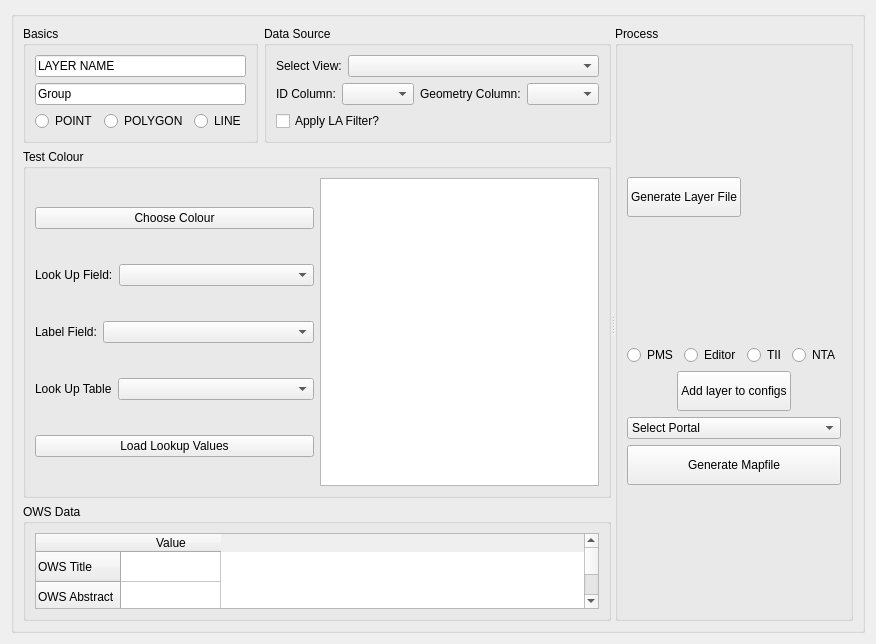
      <widget class="QWidget" name="tab3">
       <attribute name="title">
        <string>Mapfile</string>
       </attribute>
       <layout class="QVBoxLayout" name="verticalLayout_tab3">
        <item>
         <widget class="QGroupBox" name="groupBox_19">
          <property name="title">
           <string/>
          </property>
          <layout class="QHBoxLayout" name="horizontalLayout_51">
           <item>
            <widget class="QSplitter" name="splitter_2">
             <property name="orientation">
              <enum>Qt::Horizontal</enum>
             </property>
             <widget class="QWidget" name="layoutWidget">
              <layout class="QVBoxLayout" name="verticalLayout_21" stretch="1,3,1">
               <item>
                <layout class="QHBoxLayout" name="horizontalLayout_43">
                 <item>
                  <widget class="QGroupBox" name="groupBox_20">
                   <property name="title">
                    <string>Basics</string>
                   </property>
                   <layout class="QVBoxLayout" name="verticalLayout_18">
                    <item>
                     <widget class="QLineEdit" name="LE_LAYERNAME">
                      <property name="text">
                       <string>LAYER NAME</string>
                      </property>
                     </widget>
                    </item>
                    <item>
                     <widget class="QLineEdit" name="LE_GROUP">
                      <property name="text">
                       <string>Group</string>
                      </property>
                     </widget>
                    </item>
                    <item>
                     <layout class="QHBoxLayout" name="horizontalLayout_42">
                      <item>
                       <widget class="QRadioButton" name="RB_POINT">
                        <property name="text">
                         <string>POINT</string>
                        </property>
                       </widget>
                      </item>
                      <item>
                       <widget class="QRadioButton" name="RB_POLYGON">
                        <property name="text">
                         <string>POLYGON</string>
                        </property>
                       </widget>
                      </item>
                      <item>
                       <widget class="QRadioButton" name="RB_LINE">
                        <property name="text">
                         <string>LINE</string>
                        </property>
                       </widget>
                      </item>
                     </layout>
                    </item>
                   </layout>
                  </widget>
                 </item>
                 <item>
                  <widget class="QGroupBox" name="groupBox_21">
                   <property name="title">
                    <string>Data Source</string>
                   </property>
                   <layout class="QHBoxLayout" name="horizontalLayout_41">
                    <item>
                     <layout class="QVBoxLayout" name="verticalLayout_17">
                      <item>
                       <layout class="QHBoxLayout" name="horizontalLayout_37" stretch="0,1">
                        <item>
                         <widget class="QLabel" name="label_27">
                          <property name="text">
                           <string>Select View:</string>
                          </property>
                         </widget>
                        </item>
                        <item>
                         <widget class="QComboBox" name="CB_SCHEMATABLE"/>
                        </item>
                       </layout>
                      </item>
                      <item>
                       <layout class="QHBoxLayout" name="horizontalLayout_40">
                        <item>
                         <layout class="QHBoxLayout" name="horizontalLayout_38" stretch="0,1">
                          <item>
                           <widget class="QLabel" name="label_28">
                            <property name="text">
                             <string>ID Column:</string>
                            </property>
                           </widget>
                          </item>
                          <item>
                           <widget class="QComboBox" name="CB_UNIQUEID"/>
                          </item>
                         </layout>
                        </item>
                        <item>
                         <layout class="QHBoxLayout" name="horizontalLayout_39" stretch="0,1">
                          <item>
                           <widget class="QLabel" name="label_29">
                            <property name="text">
                             <string>Geometry Column:</string>
                            </property>
                           </widget>
                          </item>
                          <item>
                           <widget class="QComboBox" name="CB_GEOMETRYFIELD"/>
                          </item>
                         </layout>
                        </item>
                       </layout>
                      </item>
                      <item>
                       <widget class="QCheckBox" name="CBX_LA_FILTER">
                        <property name="text">
                         <string>Apply LA Filter?</string>
                        </property>
                       </widget>
                      </item>
                     </layout>
                    </item>
                   </layout>
                  </widget>
                 </item>
                </layout>
               </item>
               <item>
                <widget class="QGroupBox" name="groupBox_22">
                 <property name="title">
                  <string>Test Colour</string>
                 </property>
                 <layout class="QHBoxLayout" name="horizontalLayout_47">
                  <item>
                   <layout class="QVBoxLayout" name="verticalLayout_19">
                    <item>
                     <widget class="QPushButton" name="BTN_COLOURPICKER">
                      <property name="text">
                       <string>Choose Colour</string>
                      </property>
                     </widget>
                    </item>
                    <item>
                     <layout class="QHBoxLayout" name="horizontalLayout_45" stretch="0,1">
                      <item>
                       <widget class="QLabel" name="label_30">
                        <property name="text">
                         <string>Look Up Field:</string>
                        </property>
                       </widget>
                      </item>
                      <item>
                       <widget class="QComboBox" name="CB_STYLEFIELD"/>
                      </item>
                     </layout>
                    </item>
                    <item>
                     <layout class="QHBoxLayout" name="horizontalLayout_44" stretch="0,1">
                      <item>
                       <widget class="QLabel" name="label_31">
                        <property name="text">
                         <string>Label Field:</string>
                        </property>
                       </widget>
                      </item>
                      <item>
                       <widget class="QComboBox" name="CB_LABELFIELD"/>
                      </item>
                     </layout>
                    </item>
                    <item>
                     <layout class="QHBoxLayout" name="horizontalLayout_46" stretch="0,1">
                      <item>
                       <widget class="QLabel" name="label_32">
                        <property name="text">
                         <string>Look Up Table</string>
                        </property>
                       </widget>
                      </item>
                      <item>
                       <widget class="QComboBox" name="CB_LOOKUPTABLE"/>
                      </item>
                     </layout>
                    </item>
                    <item>
                     <widget class="QPushButton" name="BTN_LOAD_LOOKUP">
                      <property name="text">
                       <string>Load Lookup Values</string>
                      </property>
                     </widget>
                    </item>
                   </layout>
                  </item>
                  <item>
                   <widget class="QTextEdit" name="TE_StylesConfig"/>
                  </item>
                 </layout>
                </widget>
               </item>
               <item>
                <widget class="QGroupBox" name="groupBox_23">
                 <property name="title">
                  <string>OWS Data</string>
                 </property>
                 <layout class="QHBoxLayout" name="horizontalLayout_48">
                  <item>
                   <widget class="QTableWidget" name="TW_METADATA">
                    <row>
                     <property name="text">
                      <string>OWS Title</string>
                     </property>
                    </row>
                    <row>
                     <property name="text">
                      <string>OWS Abstract</string>
                     </property>
                    </row>
                    <column>
                     <property name="text">
                      <string>Value</string>
                     </property>
                    </column>
                   </widget>
                  </item>
                 </layout>
                </widget>
               </item>
              </layout>
             </widget>
             <widget class="QGroupBox" name="groupBox">
              <property name="title">
               <string>Process</string>
              </property>
              <layout class="QHBoxLayout" name="horizontalLayout_50">
               <item>
                <layout class="QVBoxLayout" name="verticalLayout_24">
                 <item>
                  <widget class="QPushButton" name="BTN_GENLAYERFILE">
                   <property name="sizePolicy">
                    <sizepolicy hsizetype="Fixed" vsizetype="Fixed">
                     <horstretch>0</horstretch>
                     <verstretch>0</verstretch>
                    </sizepolicy>
                   </property>
                   <property name="minimumSize">
                    <size>
                     <width>100</width>
                     <height>40</height>
                    </size>
                   </property>
                   <property name="text">
                    <string>Generate Layer File</string>
                   </property>
                  </widget>
                 </item>
                 <item>
                  <layout class="QVBoxLayout" name="verticalLayout_23">
                   <item>
                    <layout class="QVBoxLayout" name="verticalLayout_20">
                     <item>
                      <layout class="QHBoxLayout" name="horizontalLayout_49">
                       <item>
                        <widget class="QRadioButton" name="RB_PMS">
                         <property name="text">
                          <string>PMS</string>
                         </property>
                        </widget>
                       </item>
                       <item>
                        <widget class="QRadioButton" name="RB_Editor">
                         <property name="text">
                          <string>Editor</string>
                         </property>
                        </widget>
                       </item>
                       <item>
                        <widget class="QRadioButton" name="RB_TII">
                         <property name="text">
                          <string>TII</string>
                         </property>
                        </widget>
                       </item>
                       <item>
                        <widget class="QRadioButton" name="RB_NTA">
                         <property name="text">
                          <string>NTA</string>
                         </property>
                        </widget>
                       </item>
                      </layout>
                     </item>
                     <item alignment="Qt::AlignHCenter">
                      <widget class="QPushButton" name="BTN_ADDLAYERTOCONFIGS">
                       <property name="sizePolicy">
                        <sizepolicy hsizetype="Fixed" vsizetype="Fixed">
                         <horstretch>0</horstretch>
                         <verstretch>0</verstretch>
                        </sizepolicy>
                       </property>
                       <property name="minimumSize">
                        <size>
                         <width>100</width>
                         <height>40</height>
                        </size>
                       </property>
                       <property name="text">
                        <string>Add layer to configs</string>
                       </property>
                      </widget>
                     </item>
                    </layout>
                   </item>
                   <item>
                    <layout class="QVBoxLayout" name="verticalLayout_22">
                     <item>
                      <widget class="QComboBox" name="CB_SELECTPORTAL">
                       <item>
                        <property name="text">
                         <string>Select Portal</string>
                        </property>
                       </item>
                      </widget>
                     </item>
                     <item>
                      <widget class="QPushButton" name="BTN_GENMAPFILE">
                       <property name="sizePolicy">
                        <sizepolicy hsizetype="Minimum" vsizetype="Fixed">
                         <horstretch>0</horstretch>
                         <verstretch>0</verstretch>
                        </sizepolicy>
                       </property>
                       <property name="minimumSize">
                        <size>
                         <width>100</width>
                         <height>40</height>
                        </size>
                       </property>
                       <property name="text">
                        <string>Generate Mapfile</string>
                       </property>
                      </widget>
                     </item>
                    </layout>
                   </item>
                  </layout>
                 </item>
                </layout>
               </item>
              </layout>
             </widget>
            </widget>
           </item>
          </layout>
         </widget>
        </item>
       </layout>
      </widget>
